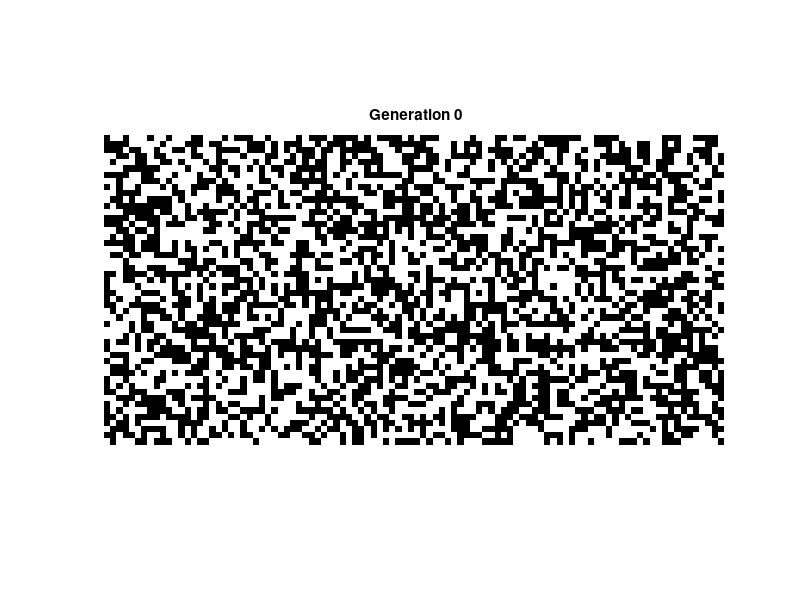

Write MATLAB code to recreate this figure. (Note: this script raises an error after producing the figure.)
disp('Enter a number to get the corresponding board start')
fprintf('1: Example 1\n2: Example 2\n:3 Acorn\n4: Random\n5: Preset (by user)\n')
inp = input('#:');
title_ = '';
if isempty(inp) || inp == 4
    clear board
    clear boardsize
elseif inp == 1
    title_ = 'Example 1';
    board = zeros(16);
    % Verticals
    board(5:9,5) = 1;
    board(7:11,11) = 1;
    % Horizontals
    board(5,7:11) = 1;
    board(11,5:9) = 1;
elseif inp == 2
    title_ = 'Example 2';
    board = zeros(16);
    board(5,6:11) = [0 1 0 0 1 0];
    board(6,6:11) = [0 1 1 1 1 0];
    board(7,6:11) = [1 0 0 0 0 1];
    board(8,6:11) = [1 0 1 1 0 1];
    board(9,6:11) = [1 0 0 0 0 1];
    board(10,6:11)= [0 1 1 1 1 0];
elseif inp == 3
    title_ = 'Acorn';
    board = zeros(60,100);
    board(30-1,50-3:50+3) = [0 1 0 0 0 0 0];
    board(30,50-3:50+3)   = [0 0 0 1 0 0 0];
    board(30+1,50-3:50+3) = [1 1 0 0 1 1 1]; 
end

if ~exist('boardsize', 'var') || isempty(boardsize)
    boardsize = [50,100];
end
if ~exist('board', 'var') || isempty(board)
    board = randi(2,boardsize) -1;
else
   boardsize = size(board);
end
% make new figure
h = figure;
% pboard is used to see if the previous board is exactly the same as the
% new. If this is true, exit the loop.
pboard = 1;
generation = 0;
while (~(isequal(board,pboard)))
    imshow(~board, 'InitialMagnification', 'fit');
    title(sprintf('%s Generation %d', title_, generation));
    drawnow;
    pboard = board;
    board = simulate(board);
    generation = generation + 1;
end
disp('End of execution')